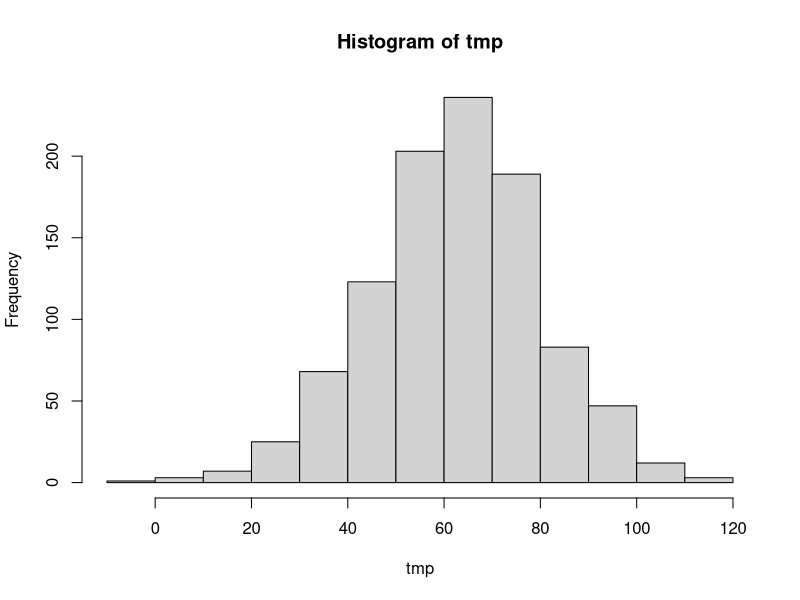

Recreate this plot in R. (Note: this script raises an error after producing the figure.)
rm(list = ls())

# ALAVA (2013) MIXTURE MODEL --------------------------------------------------
nice <- read.csv("nice-painhaq.csv")

## pain
# parameters from Sarzi-Puttini et al (2002)
pain.mean <- 61.65
haq.mean <- 1.39
interval <- 19.10
pain.var <- 19.10^2
haq.var <- .59^2
painhaq.cor <- .421

# example sampling
pain_sample <- function(nsims, haq){
  pain.condmean <- pain.mean + painhaq.cor * sqrt((pain.var/haq.var)) * (haq - haq.mean)
  pain.condsd <- sqrt((1 - painhaq.cor^2) * pain.var)
  pain.sample <- rnorm(nsims, pain.condmean, pain.condsd)
  return(pain.sample)
}
tmp <- pain_sample(1000, 1.5)
hist(tmp)
summary(tmp)

# correlation implied by nice
nice.lm <- lm(pain ~ haq, nice)
nice.cor <- coef(nice.lm)[2] * sqrt(haq.var/pain.var)
nice.lm2 <- lm(pain ~ haq + I(haq^2) , nice)

# save
pain <- list(pain.mean = pain.mean, haq.mean = haq.mean, 
             pain.var = pain.var, haq.var = haq.var,
             painhaq.cor = nice.cor)
save(pain, 
     file = "../data/pain.rda", compress = "bzip2")

# utility
coef <- read.csv("coef-alava-2013.csv")
vcov <- read.csv("vcov-alava-2013.csv")
vcov.names <- vcov[, 1]
vcov <- as.matrix(vcov[, -1])
rownames(vcov) <- vcov.names
index <- list()
delta.names <- paste0("delta", c(1, 2, 3))
parameters <- unique(coef$parameter)
parameters <- parameters[!parameters %in% delta.names]
for (par in parameters){
  index[[par]] <- which(coef$parameter == par)
}
index[["delta"]] <- which(coef$parameter %in% delta.names)
util.mixture.pars <- list(coef = coef, vcov = vcov, index = index)
save(util.mixture.pars, 
     file = "../data/util-mixture-pars.rda", compress = "bzip2")

# WAILOO (2006) LOGIT MODEL ---------------------------------------------------
coef <- c(2.0734, .0058, .0023, -.2004, -.2914, .0249, -.8647)
se <- c(.0263, .0004, .0004, .0101, .0118, .0028, .0103)
names(coef) <- names(se) <- c("int", "age", "dis_dur", "haq0", "male", "prev_dmards", "haq")
util.wailoo.pars <- list(coef = coef, se = se)
save(util.wailoo.pars, 
     file = "../data/util-wailoo-pars.rda", compress = "bzip2")